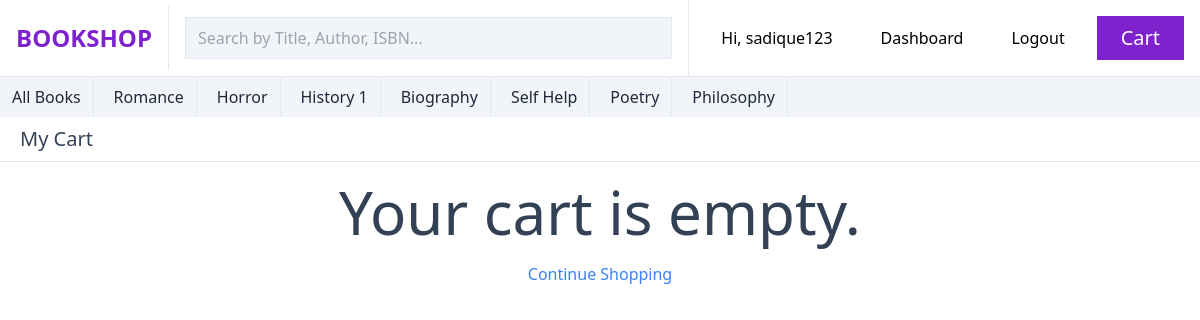
The app's page /cart/ (signed in) with its own data.
### ecom/models.py (models this page shows, shortened)
class Genere(models.Model):
    title = models.CharField(max_length=200)
    slug= models.CharField(max_length=200)
    description = models.TextField(null=True, blank=True)

### ecom/views.py (the view)
# urls.py: path("cart/", cart, name="cart"),
def cart(req):
    cart_items = OrderItem.objects.filter(order_id__user_id=req.user, order_id__payment_id=None)
    order = Order.objects.filter(user_id=req.user, payment_id=None)
    if order.exists():
        order = order[0]
    generes = Genere.objects.all()
    return render(req, "cart.html",{"cart_items":cart_items, "order":order, "generes":generes})

### ecom/templates/cart.html (shortened to what this page needs)
{% extends "base.html" %}
{% block content %}
<div class="w-full">
    <div class="border-b border-slate-200 px-5 py-2">
        <h2 class="text-xl font-normal text-slate-700">My Cart</h2>
    </div>
    {% if order %}
    <div class="flex gap-6">
        <div class="w-9/12">
        <div class="flex flex-col gap-3 mt-5">
            {% for item in cart_items %}
                <div class="flex gap-3 justify-between bg-slate-50 px-3 py-2">
                    {% comment %} product iage {% endcomment %}
                   <div class="flex gap-3">
                     <div class="w-24 h-24">
                        <img src="{{ item.book_id.cover_image.url }}" alt="{{ item.book_id.title }}" class="w-full h-full object-cover">
                    </div>
                    {% comment %} product details {% endcomment %}
                    <div class="flex flex-col">
                        <h3 class="text-lg font-medium text-slate-700">{{ item.book_id.title }}</h3>
                        <p class="text-sm text-slate-500">{{ item.book_id.author.name }}</p>
                        <p class="text-sm text-slate-500">{{ item.book_id.genere.title }}</p>
                        <p class="text-sm text-slate-500"><del class="">₹{{ item.book_id.price }}</del>
                                                            <span class="">₹{{ item.book_id.discount_price }}</span>
                        </p>
                    </div>
                </div>
                   <div class="flex gap-5 flex-col justify-center">
                     {% comment %} quantity {% endcomment %}
                    <div class="flex items-center gap-2">
                        <a href="{% url 'minus_from_cart' item.book_id.slug %}" class="w-8 h-8 border border-slate-200 rounded-md flex items-center justify-center">-</a>
                        <span class="w-8 h-8 border border-slate-200 rounded-md flex items-center justify-center">{{ item.quantity }}</span>
                        <a href="{% url 'add_to_cart' item.book_id.slug %}" class="w-8 h-8 border border-slate-200 rounded-md flex items-center justify-center">+</a>
                    </div>
                    {% comment %} remove {% endcomment %}
                    <a href="{% url 'remove_from_cart' item.book_id.slug %}" class="text-red-500">Remove</a>
                </div>
                </div>
            {% endfor %}
        </div>
    </div>
    <div class="w-3/12">
        <div class="border border-slate-200 p-5">
            <h3 class="text-lg font-medium text-slate-700">Order Summary</h3>
            <div class="flex justify-between">
                <span class="text-sm text-slate-500">Subtotal</span>
                <span class="text-sm text-slate-500">₹{{ order.get_total_price }}</span>
            </div>
            <div class="flex justify-between">
                <span class="text-sm text-slate-500">Shipping</span>
                <span class="text-sm text-slate-500">
                    {% if order.get_shipping_charge > 0 %}
                            ₹{{ order.get_shipping_charge }}
                    {% else %}
                            <span class="text-green-600 font-semibold">Free</span>
                    {% endif %}</span>
            </div>
            <div class="flex justify-between">
                <span class="text-sm text-slate-500">Tax</span>
                <span class="text-sm text-slate-500">₹{{ order.get_tax_price }}</span>
            </div>
            <div class="flex justify-between text-green-600 font-semibold">
                <span class="text-sm">Discount</span>
                <span class="text-sm">₹{{ order.get_discount_amount }}</span>
            </div>
            <div class="flex justify-between">
                <span class="text-sm text-slate-500">Total</span>
                <span class="text-sm text-slate-500">₹{{ order.get_total_payable_price }}</span>
            </div>
            <div class="mt-5">
                <a href="{% url 'checkout' %}" class="w-full bg-blue-500 text-white py-2 rounded-md text-center block">Checkout</a>
            </div>
            {% if order.coupon_id %}
                <div class="mt-5 p-3 bg-green-50 border border-green-200 rounded">
                    <p class="text-sm text-green-600">Coupon Applied: <span class="font-medium">{{ order.coupon_id.code }}</span></p>
                    <p class="text-sm text-green-600">Discount Amount: ₹{{ order.coupon_id.discount_amount }}</p>
                    <a href="{% url 'remove_coupon' %}" class="text-red-500 text-sm">Remove Coupon</a>
                </div>
            {% else %}
                <form action="{% url 'apply_coupon' %}" method="post" class="mt-5">
                    {% csrf_token %}
                    <div class="flex gap-2">
                        <input type="text" name="code" placeholder="Enter Coupon Code" class="w-full border border-slate-200 rounded-md px-3 py-2">
                        <button type="submit" class="bg-green-500 text-white px-3 py-2 rounded-md">Apply</button>
                    </div>
                </form>
            {% endif %}
        </div>
    </div>
    {% else %}
    <div class="mt-5 flex flex-col gap-5 items-center justify-center">
        <h1 class="text-6xl font-medium text-slate-700">Your cart is empty.</h1>
        <a href="{% url 'homepage' %}" class="text-blue-500">Continue Shopping</a>
    </div>
    {% endif %}
</div>
{% endblock %}

### ecom/templates/header.html (shortened to what this page needs)
<div class="flex flex-1 bg-white border-b gap-4 items-center justify-between">
     <a href="{% url 'homepage' %}" class="text-purple-700 p-4 font-semibold uppercase text-2xl border-r border-slate-200 h-fit">BookShop</a>
      <form action="{% url 'filter' %}" method="get" class="flex-1">
        <input type="text" name="search" class="border w-full bg-slate-100 placeholder:font-light border-slate-200 px-3 py-2" placeholder="Search by Title, Author, ISBN...">
      </form>
       <div class="p-4 border-l border-slate-200 items-center flex h-fit gap-4">
           {% if user.is_authenticated %}
            <a href="{% url 'homepage' %}" class="px-4">Hi, {{request.user.first_name}}</a>
            {% if user.is_superuser %}
              <a href="{% url 'admin_index' %}" class="px-4">Dashboard</a>
            {% endif %}
            <a href="{% url 'logout' %}" class="px-4">Logout</a>
           {% else %}
             <a href="{% url 'login' %}" class="px-4">Login</a>
            <a href="{% url 'register' %}" class="px-4">Register</a>
           {% endif %}
            <a href="{% url 'cart' %}" class="px-6 text-xl bg-purple-700 text-white py-2">Cart</a>
       </div>
</div>
<div class="flex flex-1 bg-slate-100 overflow-x-auto gap-2">
    <a href="{% url 'homepage' %}" class="text-slate-800  py-2 hover:bg-slate-200 h- border-r px-3 border-slate-200">All Books</a>
    {% for genere in generes %}
    <a href="{% url 'category_filter' genere.slug %}" class="text-slate-800  py-2 hover:bg-slate-200 h- border-r px-3 border-slate-200">{{genere.title}}</a>
    {% endfor %}
</div>

### records on screen
Genere: title "Romance"
Genere: title "Horror"
Genere: title "History 1"
Genere: title "Biography"
Genere: title "Self Help"
Genere: title "Poetry"
Genere: title "Philosophy"

### other values on screen
{{ request.user.first_name }} "sadique123"
